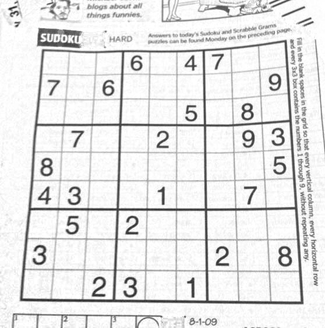
#> input picture Computer Vision/HW/Hw4/sudoku.png, 325 x 328 px, shrunk from 558 x 563 before the run; the run also reads 2 pictures not shown here
$ jupyter execute --allow-errors Hw4.ipynb   (shell and % lines are left out)   (older library calls are emulated)
#> lines starting #> are read from the running program, lines starting #| are printed output that depends on the picture
#> further down, img is the input picture: shape (328, 325) float64; min 0.137, max 1, mean 0.899
### Computer Vision/HW/Hw4/panorama.py
import numpy as np
from skimage import filters
from skimage.util.shape import view_as_blocks
from scipy.spatial.distance import cdist
from scipy.ndimage.filters import convolve
from utils import pad, unpad


def harris_corners(img, window_size=3, k=0.04):
    """
    Compute Harris corner response map. Follow the math equation
    R=Det(M)-k(Trace(M)^2).

    Hint:
        You may use the function scipy.ndimage.filters.convolve,
        which is already imported above

    Args:
        img: Grayscale image of shape (H, W)
        window_size: size of the window function
        k: sensitivity parameter

    Returns:
        response: Harris response image of shape (H, W)
    """
#> called with window_size = 3, k = 0.04

    H, W = img.shape
    window = np.ones((window_size, window_size))

    response = np.zeros((H, W))

    dx = filters.sobel_v(img)
    dy = filters.sobel_h(img)

    # YOUR CODE HERE
    # Derivatives product
    Ix_squared = convolve(dx * dx, window)
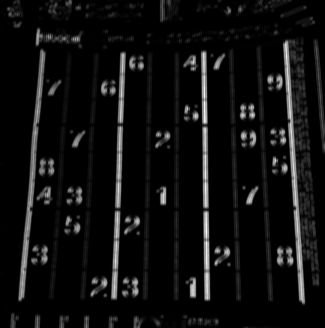
#> Ix_squared: shape (328, 325) float64; min 0, max 3.55, mean 0.224; drawn with min black and max white
    Iy_squared = convolve(dy * dy, window)
    Ix_y = convolve(dx * dy, window)
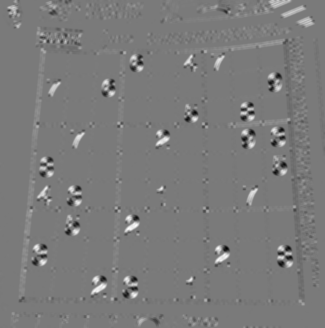
#> Ix_y: shape (328, 325) float64; min -1.33, max 1.45, mean 0.0111; drawn with min black and max white
    a = b = 0
    while a < H:
        while b < W:
            M = np.array([[Ix_squared[a][b], Ix_y[a][b]], [Ix_y[a][b], Iy_squared[a][b]]])
            # Eigen values/vectors
            lambda_1, lambda_2 = np.linalg.eig(M)
            x, y = lambda_1[0], lambda_1[1]
            response[a][b] = x * y - k * (x + y) * (x + y)
            b += 1
        b = 0
        a += 1
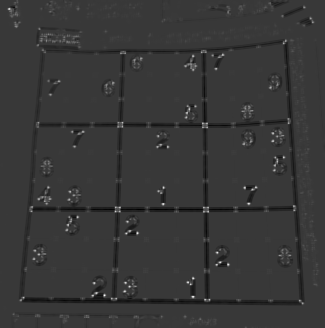
#> response: shape (328, 325) float64; min -0.592, max 2.06, mean -0.0109; drawn with min black and max white
#> after the loop, a = 328
    # END YOUR CODE

    return response

def simple_descriptor(patch):
    """
    Describe the patch by normalizing the image values into a standard
    normal distribution (having mean of 0 and standard deviation of 1)
    and then flattening into a 1D array.

    The normalization will make the descriptor more robust to change
    in lighting condition.

    Hint:
        If a denominator is zero, divide by 1 instead.

    Args:
        patch: grayscale image patch of shape (h, w)

    Returns:
        feature: 1D array of shape (h * w)
    """
    # YOUR CODE HERE
    feature = np.reshape(patch, -1)
    # Calculate arithmetic mean and standard deviation
    a_mean = np.average(feature)
    standard_deviation = np.std(feature)
    if(standard_deviation == 0):
        standard_deviation = 1
    # Change value of feature
    feature = (feature - a_mean) / standard_deviation
    # END YOUR CODE
    return feature


def describe_keypoints(image, keypoints, desc_func, patch_size=16):
    """
    Args:
        image: grayscale image of shape (H, W)
        keypoints: 2D array containing a keypoint (y, x) in each row
        desc_func: function that takes in an image patch and outputs
            a 1D feature vector describing the patch
        patch_size: size of a square patch at each keypoint

    Returns:
        desc: array of features describing the keypoints
    """

    image.astype(np.float32)
    desc = []

    for i, kp in enumerate(keypoints):
        y, x = kp
        patch = image[y - (patch_size // 2):y + ((patch_size + 1) // 2),
                      x - (patch_size // 2):x + ((patch_size + 1) // 2)]
        desc.append(desc_func(patch))
    return np.array(desc)


def match_descriptors(desc1, desc2, threshold=0.5):
    """
    Match the feature descriptors by finding distances between them. A match is formed
    when the distance to the closest vector is much smaller than the distance to the
    second-closest, that is, the ratio of the distances should be smaller
    than the threshold. Return the matches as pairs of vector indices.

    Args:
        desc1: an array of shape (M, P) holding descriptors of size P about M keypoints
        desc2: an array of shape (N, P) holding descriptors of size P about N keypoints

    Returns:
        matches: an array of shape (Q, 2) where each row holds the indices of one pair
        of matching descriptors
    """
    matches = []

    N = desc1.shape[0]  # N objects in desc1
    dists = cdist(desc1, desc2)  # Euclid distance between desc1 and desc2

    # YOUR CODE HERE
    k = 0
    while k < N:
        threshold_check = np.min(dists,1)[k]/dists[k] > threshold;
        if(np.sum(threshold_check)<=1):
            matches.append(np.array([k, np.argwhere(threshold_check==True)[0][0]]))
        k += 1
    # Return matches as array
    matches = np.asarray(matches);
    # END YOUR CODE

    return matches


def fit_affine_matrix(p1, p2):
    """ Fit affine matrix such that p2 * H = p1

    Hint:
        You can use np.linalg.lstsq function to solve the problem.

    Args:
        p1: an array of shape (M, P)
        p2: an array of shape (M, P)

    Return:
        H: a matrix of shape (P * P) that transform p2 to p1.
    """

    assert (p1.shape[0] == p2.shape[0]),\
        'Different number of points in p1 and p2'
    p1 = pad(p1)
    p2 = pad(p2)

    # YOUR CODE HERE
    H = np.linalg.lstsq(p2, p1)[0]
    # END YOUR CODE

    # Sometimes numerical issues cause least-squares to produce the last
    # column which is not exactly [0, 0, 1]
    H[:, 2] = np.array([0, 0, 1])
    return H


def ransac(keypoints1, keypoints2, matches, n_iters=200, threshold=20):
    """
    Use RANSAC to find a robust affine transformation

        1. Select random set of matches
        2. Compute affine transformation matrix
        3. Compute inliers
        4. Keep the largest set of inliers
        5. Re-compute least-squares estimate on all of the inliers

    Args:
        keypoints1: M1 x 2 matrix, each row is a point
        keypoints2: M2 x 2 matrix, each row is a point
        matches: N x 2 matrix, each row represents a match
            [index of keypoint1, index of keypoint 2]
        n_iters: the number of iterations RANSAC will run
        threshold: the number of threshold to find inliers

    Returns:
        H: a robust estimation of affine transformation from keypoints2 to
        keypoints 1
    """
    N = matches.shape[0]
    n_samples = int(N * 0.2)

    matched1 = pad(keypoints1[matches[:, 0]])
    matched2 = pad(keypoints2[matches[:, 1]])

    max_inliers = np.zeros(N)
    n_inliers = 0

    # RANSAC iteration start
    # YOUR CODE HERE
    # Maximum count value and inliers
    max_index = 0;
    max_inliers = list();

    k = 0
    while k < n_iters:
        n_matches = np.shape(matches)[0];
        rand = np.random.randint(0,n_matches,n_samples);

        rand1, rand2 = matched1[rand], matched2[rand]

        # Affine trans_matrix
        H = np.linalg.lstsq(rand2, rand1)[0]
        l = 0
        while l < np.shape(H)[0]:
            if(l != np.shape(H)[0]-1):
                H[l,-1]=0;
            else:
                H[l,-1]=1;
            l += 1

        index = 0;
        inliers = list();
        # Inliers computation
        m = 0
        while m < n_matches:
            abs_norm = np.abs(np.linalg.norm(matched2[m]*H,ord=None) - np.linalg.norm(matched1[m],ord=None))
            if(abs_norm < threshold):
                inliers.append(m)
                index += 1
            m += 1
        # Select the maximal set of inliers
        if(max_index < index):
            max_index = index
            max_inliers = inliers
        k += 1

    # Recompute least-squares estimate on all of the inliers
    H = np.linalg.lstsq(matched2[max_inliers], matched1[max_inliers])[0];
    k = 0
    while k < np.shape(H)[0]:
        if(k != np.shape(H)[0]-1):
            H[k,-1] = 0
        else:
            H[k,-1] = 1
        k += 1
    # END YOUR CODE
    return H, matches[max_inliers]


def hog_descriptor(patch, pixels_per_cell=(8, 8)):
    """
    Generating hog descriptor by the following steps:

    1. compute the gradient image in x and y (already done for you)
    2. compute gradient histograms
    3. normalize across block
    4. flattening block into a feature vector

    Args:
        patch: grayscale image patch of shape (h, w)
        pixels_per_cell: size of a cell with shape (m, n)

    Returns:
        block: 1D array of shape ((h*w*n_bins)/(m*n))
    """
    assert (patch.shape[0] % pixels_per_cell[0] == 0),\
        'Heights of patch and cell do not match'
    assert (patch.shape[1] % pixels_per_cell[1] == 0),\
        'Widths of patch and cell do not match'

    n_bins = 9
    degrees_per_bin = 180 // n_bins

    Gx = filters.sobel_v(patch)
    Gy = filters.sobel_h(patch)

    # Unsigned gradients
    G = np.sqrt(Gx**2 + Gy**2)
    theta = (np.arctan2(Gy, Gx) * 180 / np.pi) % 180

    G_cells = view_as_blocks(G, block_shape=pixels_per_cell)
    theta_cells = view_as_blocks(theta, block_shape=pixels_per_cell)
    rows = G_cells.shape[0]
    cols = G_cells.shape[1]

    cells = np.zeros((rows, cols, n_bins))

    # Compute histogram per cell
    # YOUR CODE HERE
    k = l = m = n = 0
    while k < rows:
        while l < cols:
            while m < G_cells.shape[2]:
                while n < G_cells.shape[3]:
                    angle = theta_cells[k, l, m, n] + 180
                    angle = int(angle *n_bins)//360
                    if(angle == 9):
                        angle = 0;
                    cells[k, l, angle] += G_cells[k, l, m, n];
                    n += 1
                n = 0
                m += 1
            m = 0
            l += 1
        l = 0
        k += 1
    block = np.reshape(cells,newshape=-1);
    # YOUR CODE HERE

    return block

# [75 lines left out: functions linear_blend, stitch_multiple_images, not called in this run]

### Computer Vision/HW/Hw4/utils.py
import numpy as np
from scipy.ndimage import affine_transform

# Functions to convert points to homogeneous coordinates and back
pad = lambda x: np.hstack([x, np.ones((x.shape[0], 1))])
unpad = lambda x: x[:,:-1]

def plot_matches(ax, image1, image2, keypoints1, keypoints2, matches,
                 keypoints_color='k', matches_color=None, only_matches=False):
    """Plot matched features.
    Parameters
    ----------
    ax : matplotlib.axes.Axes
        Matches and image are drawn in this ax.
    image1 : (N, M [, 3]) array
        First grayscale or color image.
    image2 : (N, M [, 3]) array
        Second grayscale or color image.
    keypoints1 : (K1, 2) array
        First keypoint coordinates as ``(row, col)``.
    keypoints2 : (K2, 2) array
        Second keypoint coordinates as ``(row, col)``.
    matches : (Q, 2) array
        Indices of corresponding matches in first and second set of
        descriptors, where ``matches[:, 0]`` denote the indices in the first
        and ``matches[:, 1]`` the indices in the second set of descriptors.
    keypoints_color : matplotlib color, optional
        Color for keypoint locations.
    matches_color : matplotlib color, optional
        Color for lines which connect keypoint matches. By default the
        color is chosen randomly.
    only_matches : bool, optional
        Whether to only plot matches and not plot the keypoint locations.
    """

    image1.astype(np.float32)
    image2.astype(np.float32)

    new_shape1 = list(image1.shape)
    new_shape2 = list(image2.shape)

    if image1.shape[0] < image2.shape[0]:
        new_shape1[0] = image2.shape[0]
    elif image1.shape[0] > image2.shape[0]:
        new_shape2[0] = image1.shape[0]

    if image1.shape[1] < image2.shape[1]:
        new_shape1[1] = image2.shape[1]
    elif image1.shape[1] > image2.shape[1]:
        new_shape2[1] = image1.shape[1]

    if new_shape1 != image1.shape:
        new_image1 = np.zeros(new_shape1, dtype=image1.dtype)
        new_image1[:image1.shape[0], :image1.shape[1]] = image1
        image1 = new_image1

    if new_shape2 != image2.shape:
        new_image2 = np.zeros(new_shape2, dtype=image2.dtype)
        new_image2[:image2.shape[0], :image2.shape[1]] = image2
        image2 = new_image2

    image = np.concatenate([image1, image2], axis=1)

    offset = image1.shape

    if not only_matches:
        ax.scatter(keypoints1[:, 1], keypoints1[:, 0],
                   facecolors='none', edgecolors=keypoints_color)
        ax.scatter(keypoints2[:, 1] + offset[1], keypoints2[:, 0],
                   facecolors='none', edgecolors=keypoints_color)

    ax.imshow(image, interpolation='nearest', cmap='gray')
    ax.axis((0, 2 * offset[1], offset[0], 0))

    for i in range(matches.shape[0]):
        idx1 = matches[i, 0]
        idx2 = matches[i, 1]

        if matches_color is None:
            color = np.random.rand(3)
        else:
            color = matches_color

        ax.plot((keypoints1[idx1, 1], keypoints2[idx2, 1] + offset[1]),
                (keypoints1[idx1, 0], keypoints2[idx2, 0]),
'-', color=color)


def get_output_space(img_ref, imgs, transforms):
    """
    Args:
        img_ref: reference image
        imgs: images to be transformed
        transforms: list of affine transformation matrices. transforms[i] maps
            points in imgs[i] to the points in img_ref
    Returns:
        output_shape
    """

    assert (len(imgs) == len(transforms))

    r, c = img_ref.shape
    corners = np.array([[0, 0], [r, 0], [0, c], [r, c]])
    all_corners = [corners]

    for i in range(len(imgs)):
        r, c = imgs[i].shape
        H = transforms[i]
        corners = np.array([[0, 0], [r, 0], [0, c], [r, c]])
        warped_corners = corners.dot(H[:2,:2]) + H[2,:2]
        all_corners.append(warped_corners)

    # Find the extents of both the reference image and the warped
    # target image
    all_corners = np.vstack(all_corners)

    # The overall output shape will be max - min
    corner_min = np.min(all_corners, axis=0)
    corner_max = np.max(all_corners, axis=0)
    output_shape = (corner_max - corner_min)

    # Ensure integer shape with np.ceil and dtype conversion
    output_shape = np.ceil(output_shape).astype(int)
    offset = corner_min

    return output_shape, offset

def warp_image(img, H, output_shape, offset):

    # Note about affine_transfomr function:
    # Given an output image pixel index vector o,
    # the pixel value is determined from the input image at position
    # np.dot(matrix,o) + offset.
    Hinv = np.linalg.inv(H)
    m = Hinv.T[:2,:2]
    b = Hinv.T[:2,2]
    img_warped = affine_transform(img.astype(np.float32),
                                  m, b+offset,
                                  output_shape,
                                  cval=-1)

    return img_warped

### Computer Vision/HW/Hw4/Hw4.ipynb
# Computer Vision
# Jacobs University Bremen
# Fall 2019
# Homework 4

This assignment covers the Harris corner detector, RANSAC and the HOG descriptor for panorama stitching.

[cell 1]
# Setup
import numpy as np
from skimage import filters
from skimage.feature import corner_peaks
from skimage.io import imread
import matplotlib.pyplot as plt
from time import time

from __future__ import print_function

plt.rcParams['figure.figsize'] = (15.0, 12.0) # set default size of plots
plt.rcParams['image.interpolation'] = 'nearest'
plt.rcParams['image.cmap'] = 'gray'

# for auto-reloading extenrnal modules

## Introduction: Panorama Stitching
Panorama stitching is an early success of computer vision. Matthew Brown and David G. Lowe published a famous [panoramic image stitching paper](http://matthewalunbrown.com/papers/ijcv2007.pdf) in 2007. Since then, automatic panorama stitching technology has been widely adopted in many applications such as Google Street View, panorama photos on smartphones,
and stitching software such as Photosynth and AutoStitch.

In this assignment, we will detect and match keypoints from multiple images to build a single panoramic image. This will involve several tasks:
1. Use Harris corner detector to find keypoints.
2. Build a descriptor to describe each point in an image. <br>
   Compare two sets of descriptors coming from two different images and find matching keypoints.
3. Given a list of matching keypoints, use least-squares method to find the affine transformation matrix that maps points in one image to another.
4. Use RANSAC to give a more robust estimate of affine transformation matrix. <br>
   Given the transformation matrix, use it to transform the second image and overlay it on the first image, forming a panorama.
5. Implement a different descriptor (HOG descriptor) and get another stitching result.

## Part 1 Harris Corner Detector (20 points)

In this section, you are going to implement Harris corner detector for keypoint localization. Review the lecture slides on Harris corner detector to understand how it works. The Harris detection algorithm can be divide into the following steps:
1. Compute $x$ and $y$ derivatives ($I_x, I_y$) of an image
2. Compute products of derivatives ($I_x^2, I_y^2, I_{xy}$) at each pixel
3. Compute matrix $M$ at each pixel, where
$$
M = \sum_{x,y} w(x,y)
    \begin{bmatrix}
        I_{x}^2 & I_{x}I_{y} \\
        I_{x}I_{y} & I_{y}^2
    \end{bmatrix}
$$
4. Compute corner response $R=Det(M)-k(Trace(M)^2)$ at each pixel
5. Output corner response map $R(x,y)$

Step 1 is already done for you in the function **`harris_corners`** in `panorama.py`. Complete the function implementation and run the code below.

*-Hint: You may use the function `scipy.ndimage.filters.convolve`, which is already imported in `panoramy.py`*

[cell 2]
from panorama import harris_corners

img = imread('sudoku.png', as_gray=True)

# Compute Harris corner response
response = harris_corners(img)

# Display corner response
plt.subplot(1,2,1)
plt.imshow(response)
plt.axis('off')
plt.title('Harris Corner Response')

plt.subplot(1,2,2)
plt.imshow(imread('solution_harris.png', as_gray=True))
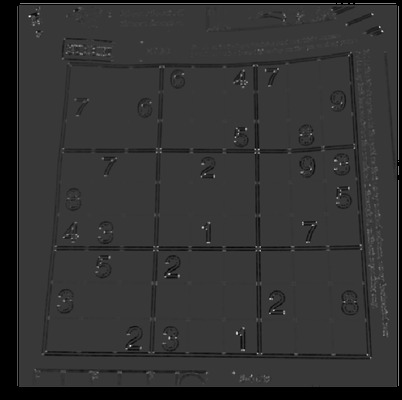
#> input picture Computer Vision/HW/Hw4/solution_harris.png, 402 x 400 px, shrunk from 690 x 687 before the run
plt.axis('off')
plt.title('Harris Corner Solution')

plt.show()

Once you implement the Harris detector correctly, you will be able to see small bright blobs around the corners of the sudoku grids and letters in the output corner response image. The function `corner_peaks` from `skimage.feature` performs non-maximum suppression to take local maxima of the response map and localize keypoints.

[cell 3]
# Perform non-maximum suppression in response map
# and output corner coordiantes
corners = corner_peaks(response, threshold_rel=0.01)
#> corners = 1035 pairs, first value 1 to 325, second value 9 to 317

# Display detected corners
plt.imshow(img)
plt.scatter(corners[:,1], corners[:,0], marker='x')
plt.axis('off')
plt.title('Detected Corners')
plt.show()

## Part 2 Describing and Matching Keypoints (20 points)

We are now able to localize keypoints in two images by running the Harris corner detector independently on them. Next question is, how do we determine which pair of keypoints come from corresponding locations in those two images? In order to *match* the detected keypoints, we must come up with a way to *describe* the keypoints based on their local appearance. Generally, each region around detected keypoint locations is converted into  a fixed-size vectors called *descriptors*.

### Part 2.1 Creating Descriptors (10 points)

In this section, you are going to implement the **`simple_descriptor`** function, where each keypoint is described by the normalized intensity of a small patch around it.

[cell 4]
from panorama import harris_corners

img1 = imread('uttower1.jpg', as_gray=True)
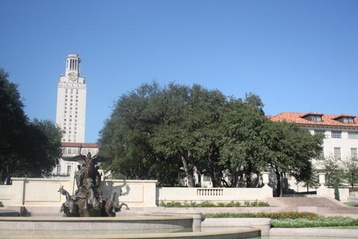
#> input picture Computer Vision/HW/Hw4/uttower1.jpg, 358 x 239 px, shrunk from 615 x 410 before the run
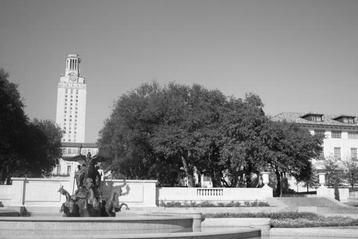
#> img1: shape (239, 358) float64; min 0.00364, max 0.999, mean 0.539
img2 = imread('uttower2.jpg', as_gray=True)
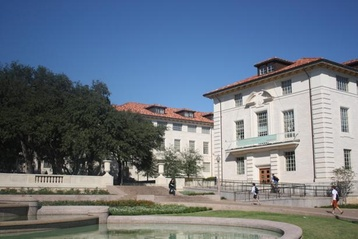
#> input picture Computer Vision/HW/Hw4/uttower2.jpg, 358 x 239 px, shrunk from 615 x 410 before the run

# Detect keypoints in two images
keypoints1 = corner_peaks(harris_corners(img1, window_size=3),
                          threshold_rel=0.05,
                          exclude_border=8)
#> call 2 of harris_corners, with window_size = 3, k = 0.04
#> after the loop in harris_corners (call 2), `while a < H:`:
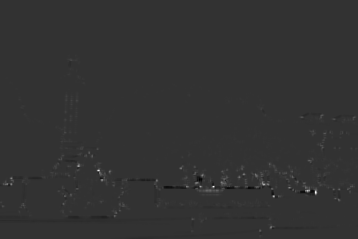
#> response: shape (239, 358) float64; min -0.549, max 2.22, mean 0.0038; drawn with min black and max white
#> after the loop in harris_corners (call 2), `while a < H:`: a = 239
#> keypoints1 = 219 pairs, first value 60 to 230, second value 11 to 349
keypoints2 = corner_peaks(harris_corners(img2, window_size=3),
                          threshold_rel=0.05,
                          exclude_border=8)
#> call 3 of harris_corners, with window_size = 3, k = 0.04
#> in harris_corners (call 3), `dy = filters.sobel_h(img)`:
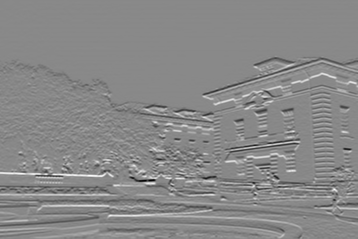
#> dy: shape (239, 358) float64; min -0.8, max 0.696, mean 0.00143; drawn with min black and max white
#> in harris_corners (call 3), `Iy_squared = convolve(dy * dy, window)`:
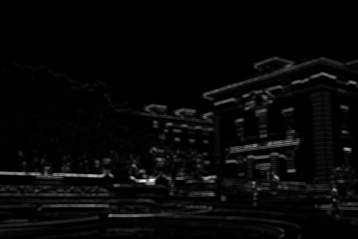
#> Iy_squared: shape (239, 358) float64; min 0, max 2.91, mean 0.0874; drawn with min black and max white
#> (the rest of the program and of its run is left out)
